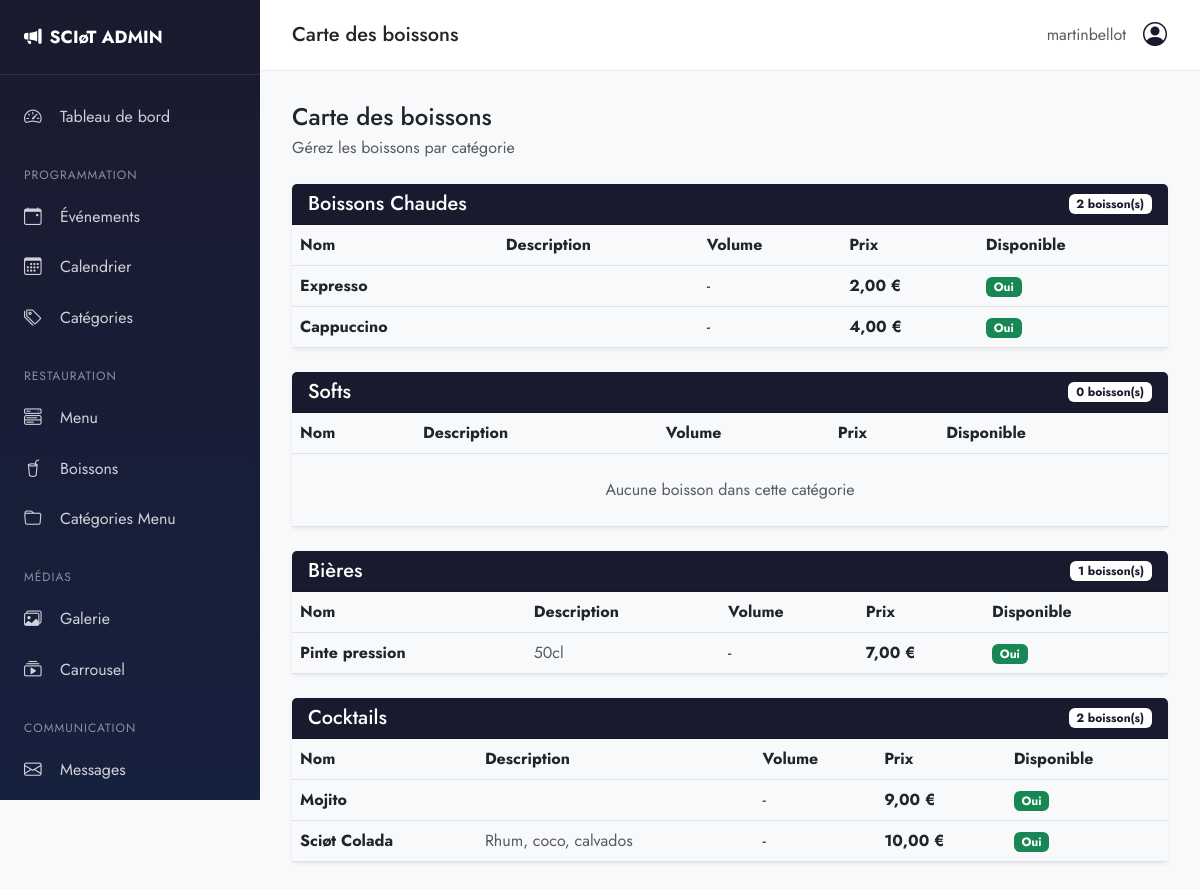
The page /admin-panel/menu/drinks/ (signed in) on the database its author committed.
### menu/models.py (models this page shows, shortened)
class DrinkCategory(models.Model):
    name = models.CharField(max_length=100, verbose_name="Nom")
    slug = models.SlugField(unique=True)
    description = models.TextField(blank=True, verbose_name="Description")
    order = models.PositiveIntegerField(default=0, verbose_name="Ordre d'affichage")
    is_active = models.BooleanField(default=True, verbose_name="Active")
    class Meta:
        verbose_name = "Catégorie de boissons"
        verbose_name_plural = "Catégories de boissons"
        ordering = ['order', 'name']

class DrinkItem(models.Model):
    VOLUME_CHOICES = [
        ('25cl', '25cl'),
        ('33cl', '33cl'),
        ('50cl', '50cl'),
        ('75cl', '75cl'),
        ('pint', 'Pinte'),
        ('half', 'Demi'),
        ('glass', 'Verre'),
        ('bottle', 'Bouteille'),
        ('shot', 'Shot'),
    ]
    category = models.ForeignKey(
        DrinkCategory,
        on_delete=models.CASCADE,
        related_name='drinks',
        verbose_name="Catégorie"
    )
    name = models.CharField(max_length=200, verbose_name="Nom")
    description = models.TextField(blank=True, verbose_name="Description")
    price = models.DecimalField(max_digits=6, decimal_places=2, verbose_name="Prix (€)")
    volume = models.CharField(max_length=20, choices=VOLUME_CHOICES, blank=True, verbose_name="Volume")
    region = models.CharField(max_length=100, blank=True, verbose_name="Région")
    year = models.PositiveIntegerField(blank=True, null=True, verbose_name="Année")
    is_available = models.BooleanField(default=True, verbose_name="Disponible")
    is_featured = models.BooleanField(default=False, verbose_name="À la une")
    order = models.PositiveIntegerField(default=0, verbose_name="Ordre")
    class Meta:
        verbose_name = "Boisson"
        verbose_name_plural = "Boissons"
        ordering = ['category__order', 'order', 'name']

### admin_custom/views.py (the view)
# urls.py: path('menu/drinks/', views.drinks_list, name='drinks'),
@login_required
@user_passes_test(is_staff)
def drinks_list(request):
    categories = DrinkCategory.objects.prefetch_related('drinks').all()
    return render(request, 'admin_custom/menu/drinks.html', {
        'categories': categories,
    })

### admin_custom/views.py (called while the page is built)
def is_staff(user):
    return user.is_staff

### templates/admin_custom/menu/drinks.html (shortened to what this page needs)
{% extends 'admin_custom/base.html' %}
{% block page_title %}Carte des boissons{% endblock %}
{% block content %}
<div class="d-flex justify-content-between align-items-center mb-4">
    <div>
        <h4 class="mb-1">Carte des boissons</h4>
        <p class="text-muted mb-0">Gérez les boissons par catégorie</p>
    </div>
</div>
{% for category in categories %}
<div class="card border-0 shadow-sm mb-4">
    <div class="card-header bg-primary text-white d-flex justify-content-between align-items-center">
        <h5 class="mb-0">{{ category.name }}</h5>
        <span class="badge bg-white text-primary">{{ category.drinks.count }} boisson(s)</span>
    </div>
    <div class="card-body p-0">
        <div class="table-responsive">
            <table class="table table-hover mb-0">
                <thead class="bg-light">
                    <tr>
                        <th>Nom</th>
                        <th>Description</th>
                        <th>Volume</th>
                        <th>Prix</th>
                        <th>Disponible</th>
                    </tr>
                </thead>
                <tbody>
                    {% for drink in category.drinks.all %}
                    <tr>
                        <td class="fw-bold">{{ drink.name }}</td>
                        <td class="text-muted">{{ drink.description|truncatechars:40 }}</td>
                        <td>{{ drink.get_volume_display|default:'-' }}</td>
                        <td class="fw-bold">{{ drink.price }} €</td>
                        <td>
                            {% if drink.is_available %}
                            <span class="badge bg-success">Oui</span>
                            {% else %}
                            <span class="badge bg-secondary">Non</span>
                            {% endif %}
                        </td>
                    </tr>
                    {% empty %}
                    <tr>
                        <td colspan="5" class="text-center py-4 text-muted">
                            Aucune boisson dans cette catégorie
                        </td>
                    </tr>
                    {% endfor %}
                </tbody>
            </table>
        </div>
    </div>
</div>
{% empty %}
<div class="text-center py-5">
    <i class="bi bi-cup-straw fs-1 text-muted"></i>
    <p class="text-muted mt-2">Aucune catégorie de boissons</p>
</div>
{% endfor %}
{% endblock %}

### templates/admin_custom/base.html (shortened to what this page needs)
{% load static %}
<!DOCTYPE html>
<html lang="fr">
<head>
    <link rel="stylesheet" href="https://cdn.jsdelivr.net/npm/bootstrap-icons@1.11.0/font/bootstrap-icons.css">
    <link href="https://cdn.jsdelivr.net/npm/bootstrap@5.3.0/dist/css/bootstrap.min.css" rel="stylesheet">
</head>
<body>
    <aside class="sidebar" id="sidebar">
        <div class="sidebar-header">
            <a href="{% url 'admin_custom:dashboard' %}" class="sidebar-brand">
                <i class="bi bi-megaphone-fill"></i>
                SCIøT ADMIN
            </a>
        </div>
        <nav class="sidebar-nav">
            <a href="{% url 'admin_custom:dashboard' %}" class="sidebar-link {% if request.resolver_match.url_name == 'dashboard' %}active{% endif %}">
                <i class="bi bi-speedometer2"></i>
                Tableau de bord
            </a>
            <div class="nav-section">Programmation</div>
            <a href="{% url 'admin_custom:events' %}" class="sidebar-link {% if 'events' in request.resolver_match.url_name %}active{% endif %}">
                <i class="bi bi-calendar-event"></i>
                Événements
            </a>
            <a href="{% url 'admin_custom:events_calendar' %}" class="sidebar-link {% if request.resolver_match.url_name == 'events_calendar' %}active{% endif %}">
                <i class="bi bi-calendar3"></i>
                Calendrier
            </a>
            <a href="{% url 'admin_custom:event_categories' %}" class="sidebar-link">
                <i class="bi bi-tags"></i>
                Catégories
            </a>
            <div class="nav-section">Restauration</div>
            <a href="{% url 'admin_custom:menu' %}" class="sidebar-link {% if 'menu' in request.resolver_match.url_name %}active{% endif %}">
                <i class="bi bi-menu-button-wide"></i>
                Menu
            </a>
            <a href="{% url 'admin_custom:drinks' %}" class="sidebar-link">
                <i class="bi bi-cup-straw"></i>
                Boissons
            </a>
            <a href="{% url 'admin_custom:menu_categories' %}" class="sidebar-link">
                <i class="bi bi-folder"></i>
                Catégories Menu
            </a>
            <div class="nav-section">Médias</div>
            <a href="{% url 'admin_custom:media' %}" class="sidebar-link {% if request.resolver_match.url_name == 'media' %}active{% endif %}">
                <i class="bi bi-images"></i>
                Galerie
            </a>
            <a href="{% url 'admin_custom:carousel' %}" class="sidebar-link">
                <i class="bi bi-collection-play"></i>
                Carrousel
            </a>
            <div class="nav-section">Communication</div>
            <a href="{% url 'admin_custom:messages' %}" class="sidebar-link {% if 'message' in request.resolver_match.url_name %}active{% endif %}">
                <i class="bi bi-envelope"></i>
                Messages
            </a>
        </nav>
    </aside>
    <main class="main-content">
        <header class="top-navbar d-flex align-items-center justify-content-between">
            <div class="d-flex align-items-center">
                <h5 class="mb-0">{% block page_title %}Dashboard{% endblock %}</h5>
            </div>
            <div class="d-flex align-items-center gap-3">
                <span class="text-muted">{{ user.username }}</span>
                <div class="dropdown">
                    <button class="btn btn-link p-0" data-bs-toggle="dropdown">
                        <i class="bi bi-person-circle fs-4 text-primary"></i>
                    </button>
                </div>
            </div>
        </header>
        <div class="page-content">
            {% block content %}{% endblock %}
        </div>
    </main>
</body>
</html>

### rows shown on the page
DrinkCategory: name "Boissons Chaudes", drinks.count "2"
DrinkItem: name "Expresso", volume "-", price "2,00", is_available "Oui"
DrinkItem: name "Cappuccino", volume "-", price "4,00", is_available "Oui"
DrinkCategory: name "Softs", drinks.count "0"
DrinkCategory: name "Bières", drinks.count "1"
DrinkItem: name "Pinte pression", description "50cl", volume "-", price "7,00", is_available "Oui"
DrinkCategory: name "Cocktails", drinks.count "2"
DrinkItem: name "Mojito", volume "-", price "9,00", is_available "Oui"
DrinkItem: name "Sciøt Colada", description "Rhum, coco, calvados", volume "-", price "10,00", is_available "Oui"

### other values the page prints
{{ user.username }} "martinbellot"
